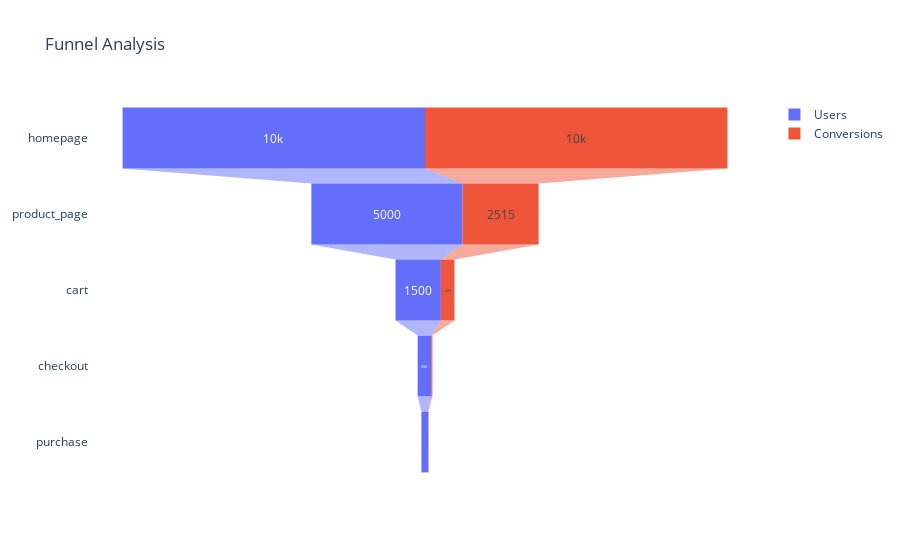

This figure's notebook cell:
### Code cell
num_users = []
num_conversions = []
for stage in funnel_stages:
    stage_users = df[df["stage"] == stage]
    num_users.append(len(stage_users))
    num_conversions.append(stage_users["conversion"].sum())


fig = go.Figure(go.Funnel(
    x= num_users,
    y= funnel_stages,
    textposition = "inside",
    textinfo= "value",
    name = "Users"
))

fig.add_trace(go.Funnel(
    x=num_conversions,
    y= funnel_stages,
    textposition = "inside",
    textinfo = "value",
    name = "Conversions"
))


fig.update_layout(
    title = "Funnel Analysis",
    funnelmode = "stack"
)

fig.show()

### Figure 1 — Plotly figure (JSON) as saved in the notebook; plotly's stock layout.template omitted (floating-point values rounded to 4 significant figures)
{"data": [{"name": "Users", "textinfo": "value", "textposition": "inside", "type": "funnel", "x": [10000, 5000, 1500, 450, 225], "y": ["homepage", "product_page", "cart", "checkout", "purchase"]}, {"name": "Conversions", "textinfo": "value", "textposition": "inside", "type": "funnel", "x": [10000, 2515, 449, 36, 14], "y": ["homepage", "product_page", "cart", "checkout", "purchase"]}], "layout": {"funnelmode": "stack", "title": {"text": "Funnel Analysis"}}}
